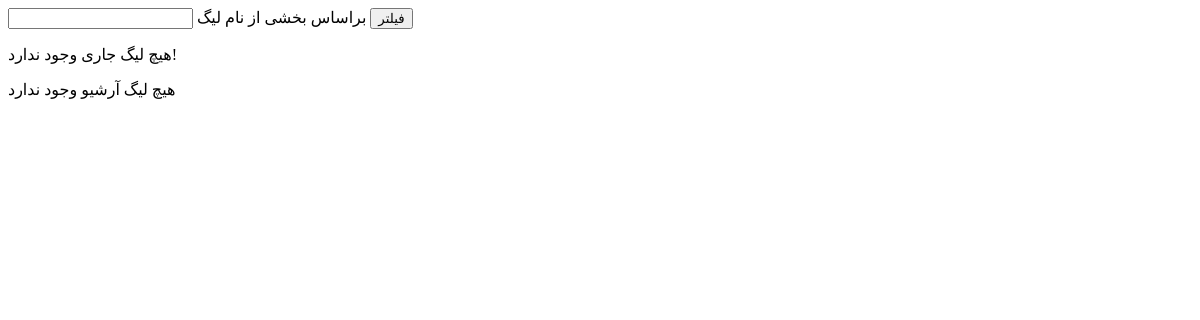
The page /leagues/football on the database as committed earlier.
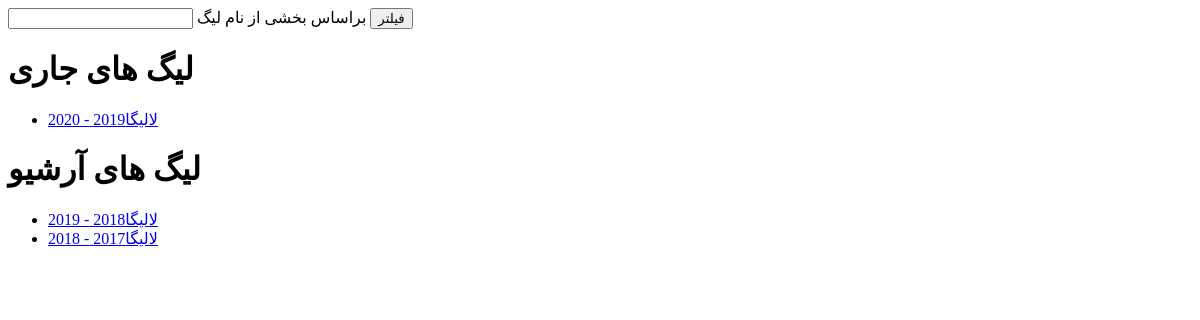
The same page on the database as committed later.
### sport/models/football_models.py (models this page shows)
class FootballLeague(League):
    pass

### sport/views/football_views.py (the view)
# urls.py: path('leagues/football', football_leagues, name='football_leagues'),
def football_leagues(request):
    current_year = timezone.now().year
    current_year = int(current_year)
    current_leagues = FootballLeague.objects.filter(year__gte=current_year)
    archive_leagues = FootballLeague.objects.filter(year__lt=current_year).order_by('-year')
    if request.POST:
        current_leagues = filter_leagues_by_text(current_leagues, request.POST["part_of_league"])
        archive_leagues = filter_leagues_by_text(archive_leagues, request.POST['part_of_league'])
    context = {
        'current_leagues': current_leagues,
        'archive_leagues': archive_leagues
    }
    return render(request, 'sport/leagues.html', context)

### sport/templates/sport/leagues.html (shortened to what this page needs)
<!DOCTYPE html>
<html lang="en">
<head>
</head>
<body>
<form action="{% url 'sport:football_leagues' %}" method="post">
       <input type="text" name="part_of_league" value="" id="1">
        <label for="1">براساس بخشی از نام لیگ</label>
        <input type="submit" value="فیلتر">
</form>
{% if current_leagues %}
    <h1>لیگ های جاری</h1>
    <ul>
    {% for l in current_leagues %}
        <li>
        <a href="{% url 'sport:league_detail' l.id %}">{{ l.name }}{{ l.year }} - {{ l.year|add:1}}</a>
        </li>
    {% endfor %}
    </ul>
    {% else %}
    <p>هیچ لیگ جاری وجود ندارد! </p>
{% endif %}
{% if archive_leagues %}
    <h1>لیگ های آرشیو</h1>
    <ul>
    {% for l in archive_leagues %}
        <li>
        <a href="{% url 'sport:league_detail' l.id %}">{{ l.name }}{{ l.year }} - {{ l.year|add:1 }}</a>
        </li>
    {% endfor %}
    </ul>
    {% else %}
    <p>هیچ لیگ آرشیو وجود ندارد</p>
{% endif %}
</body>
</html>

Rows that differ between the two databases and show on the page:
added FootballLeague: name "لالیگا", year "2019", year|add "2020", shown under "لیگ های جاری"
added FootballLeague: name "لالیگا", year "2018", year|add "2019", shown under "لیگ های آرشیو"
added FootballLeague: name "لالیگا", year "2017", year|add "2018", shown under "لیگ های آرشیو"
Other text that changed with them:
text no longer shown: "هیچ لیگ جاری وجود ندارد! هیچ لیگ آرشیو وجود ندارد"
text now shown: "لیگ های جاری لیگ های آرشیو"
